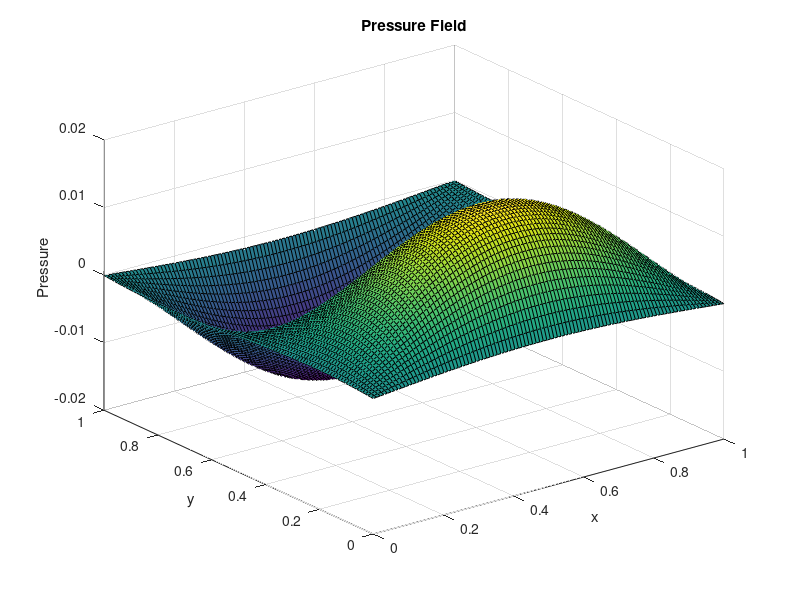

Recreate this plot in MATLAB.

%% Codes by Hussein A. H. Muhammed @School of Stat. & Math. NWPU, Xi'an, China March 2024©.
%%%%%%%%%%%%%%%%%%%%%%%%%%%%%%%%%%%%%%%%%%%%%%%%%%%%%%%%%%%%%%%%%%%%%%%%%%%%%%%%%%%%%%%%%%%%%%%%%%%%%%%%%%%%
%% Poisson Equ. solution A*p=b in dual-splitting scheme

clear;
clc;

Nx = 100; % number of points in the x-direction
Ny = 100; % number of points in the y-direction
Lx = 1.0; % domain length in x
Ly = 1.0; % domain length in y

dx = Lx / (Nx - 1); % grid spacing in x
dy = Ly / (Ny - 1); % grid spacing in y

assert(dx == dy, 'Grid spacings dx and dy should be equal for this example.');
S = zeros(Nx, Ny);


for i = 1:Nx
    for j = 1:Ny
        S(i,j) = sin(pi * (i-1) * dx) * cos(pi * (j-1) * dy);
    end
end
% Number of unknowns
N = Nx * Ny;

% Initialize the matrix A and vector b
A = sparse(N, N); % Sparse matrix for efficiency
b = zeros(N, 1);

% Fill A and b
for i = 1:Nx
    for j = 1:Ny
        
        index = (j-1) * Nx + i;
        
      
        b(index) = -dx^2 * S(i,j);
        
        % Diagonal element
        A(index, index) = -4;
        
        % Off-diagonal elements
        if i > 1
            A(index, index - 1) = 1; 
        end
        if i < Nx
            A(index, index + 1) = 1; 
        end
        if j > 1
            A(index, index - Nx) = 1; 
        end
        if j < Ny
            A(index, index + Nx) = 1; 
        end
    end
end
% Solve the linear system
p = A\b;

% Reshape p back into a 2D grid
P = reshape(p, [Nx, Ny]);
% Create a meshgrid for plotting
[x, y] = meshgrid(0:dx:Lx, 0:dy:Ly);

% Plot the pressure field
surf(x, y, P');
xlabel('x');
ylabel('y');
zlabel('Pressure');
title('Pressure Field');

